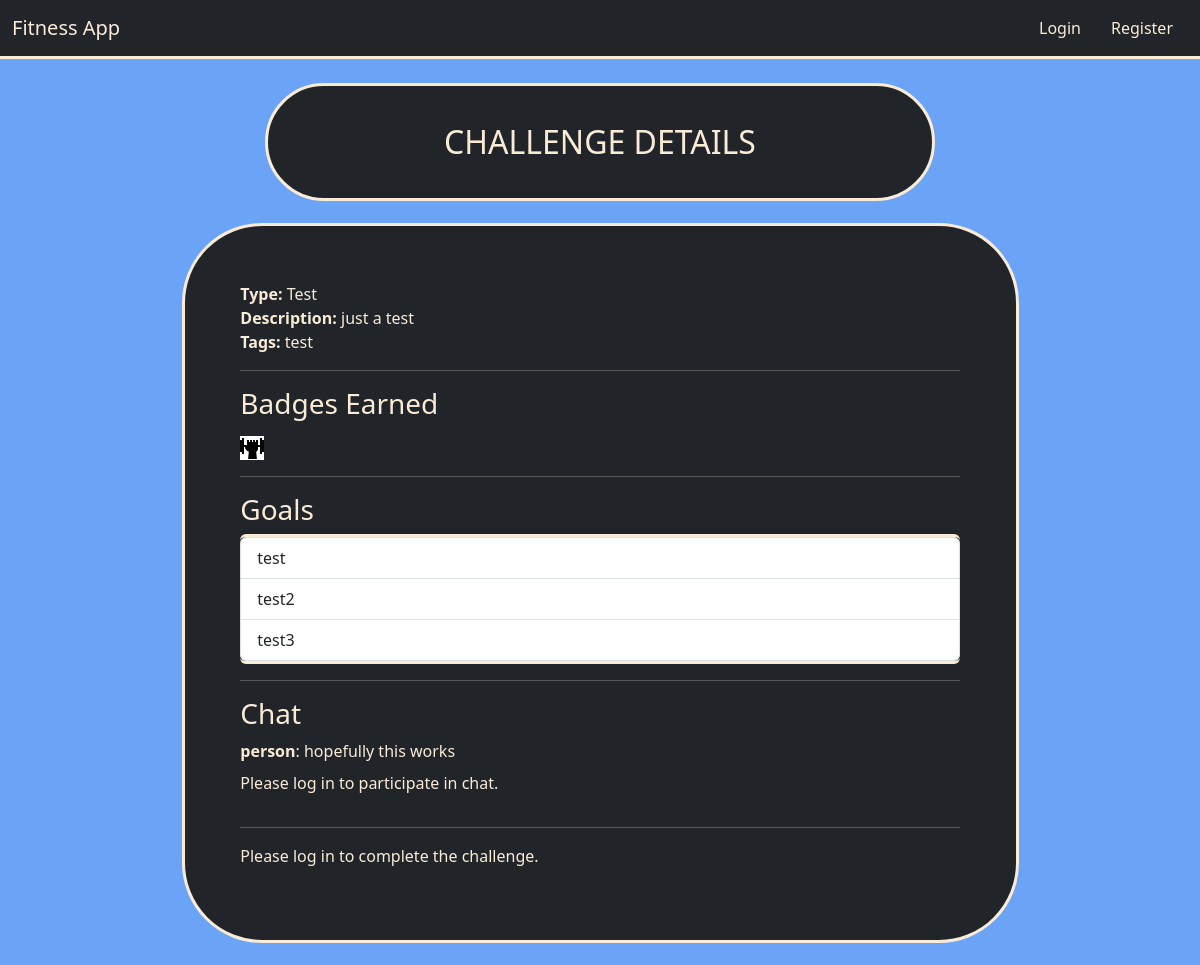
Page /3 on the committed database.
### models.py (models this page shows)
class Challenge(db.Model):
    id = db.Column(db.Integer, primary_key=True)
    user_id = db.Column(db.Integer, db.ForeignKey('user.id'), nullable=True)
    challenge_type = db.Column(db.String(80), nullable=False)
    image = db.Column(db.String(200), nullable=True)
    description = db.Column(db.Text, nullable=False)
    tags = db.Column(db.String(200), nullable=True)
    created_at = db.Column(db.DateTime, default=func.now())
    goals = db.relationship('Goal', backref='challenge', lazy=True, cascade="all, delete-orphan")
    badges = db.relationship('ChallengeBadge', backref='challenge', lazy=True, cascade="all, delete-orphan")
    chat_messages = db.relationship('ChatMessage', backref='challenge', lazy=True, cascade="all, delete-orphan")
    statuses = db.relationship('UserChallengeStatus', backref='challenge', lazy=True, cascade="all, delete-orphan")
    completions = db.relationship('CompletedChallenge', backref='challenge', lazy=True, cascade="all, delete-orphan")
    favorites = db.relationship('Favorite', backref='challenge', lazy=True, cascade="all, delete-orphan")

class ChallengeBadge(db.Model):
    id = db.Column(db.Integer, primary_key=True)
    challenge_id = db.Column(db.Integer, db.ForeignKey('challenge.id'), nullable=False)
    badge = db.Column(db.String(80), nullable=False)

class Goal(db.Model):
    id = db.Column(db.Integer, primary_key=True)
    challenge_id = db.Column(db.Integer, db.ForeignKey('challenge.id'), nullable=False)
    goal_text = db.Column(db.Text, nullable=False)

class ChatMessage(db.Model):
    id = db.Column(db.Integer, primary_key=True)
    challenge_id = db.Column(db.Integer, db.ForeignKey('challenge.id'), nullable=False)
    user_id = db.Column(db.Integer, db.ForeignKey('user.id'), nullable=False)
    message = db.Column(db.Text, nullable=True)
    image = db.Column(db.String(200), nullable=True)
    timestamp = db.Column(db.DateTime, default=func.now())

class User(db.Model):
    id = db.Column(db.Integer, primary_key=True)
    username = db.Column(db.String(80), unique=True, nullable=False)
    email = db.Column(db.String(120), nullable=False)
    password = db.Column(db.String(128), nullable=False)
    challenges = db.relationship('Challenge', backref='creator', lazy=True)
    chat_messages = db.relationship('ChatMessage', backref='user', lazy=True)
    statuses = db.relationship('UserChallengeStatus', backref='user', lazy=True)
    completed_challenges = db.relationship('CompletedChallenge', backref='user', lazy=True)
    favorites = db.relationship('Favorite', backref='user', lazy=True)

### routes/challenge_routes.py (the view, shortened to what this page needs)
@challenge_bp.route('/<int:challenge_id>', methods=['GET'])
def challenge(challenge_id):
    challenge_obj = Challenge.query.get(challenge_id)
    if not challenge_obj:
        flash('Challenge not found.')
        return redirect(url_for('challenge_bp.index'))
    goals = Goal.query.filter_by(challenge_id=challenge_id).all()
    chat_messages = ChatMessage.query.filter_by(challenge_id=challenge_id).order_by(ChatMessage.timestamp.asc()).all()
    completed_goal_ids = []
    is_favorited = False  # Default value
    is_completed = False
    if session.get('user_id'):
        if CompletedChallenge.query.filter_by(user_id=session['user_id'], challenge_id=challenge_id).first():
            is_completed = True
    chat_form = ChatForm()
    return render_template('challenge.html',
                           challenge=challenge_obj,
                           goals=goals,
                           chat_messages=chat_messages,
                           completed_goal_ids=completed_goal_ids,
                           is_completed=is_completed,
                           is_favorited=is_favorited,
                           chat_form=chat_form)

### templates/challenge.html (shortened to what this page needs)
{% extends "layout.html" %}
{% block content %}
  <div class="container titles">
    <p class="headers">CHALLENGE DETAILS</p>
  </div>
  <div class="card content gap border-3">
    <div>
      <strong>Type:</strong> {{ challenge.challenge_type }}<br>
      <strong>Description:</strong> {{ challenge.description }}<br>
      <strong>Tags:</strong> {{ challenge.tags }}<br>
    </div>
    {% if challenge.badges|length > 0 %}
      <hr>
      <h3>Badges Earned</h3>
      <div>
        {% for badge in challenge.badges %}
          <img src="{{ url_for('static', filename='badges/' ~ badge.badge) }}" alt="{{ badge.badge }}" style="max-height:50px; margin-right:10px;">
        {% endfor %}
      </div>
    {% endif %}
    <hr>
    <h3>Goals</h3>
    <ul class="list-group">
      {% for goal in goals %}
        <li class="list-group-item">
          {{ goal.goal_text }}
        </li>
      {% endfor %}
    </ul>
    <hr>
    <h3>Chat</h3>
    <div>
      {% for msg in chat_messages %}
        <div class="mb-2">
          <strong>{{ msg.user.username }}</strong>: {{ msg.message }}
        </div>
      {% endfor %}
    </div>
    {% if session.get('user_id') %}
      <form method="post" action="{{ url_for('challenge_bp.chat', challenge_id=challenge.id) }}" enctype="multipart/form-data" class="mt-3">
        {{ chat_form.hidden_tag() }}
        <div class="mb-3">
          {{ chat_form.message.label(class="form-label") }}
          {{ chat_form.message(class="form-control") }}
          {% if chat_form.message.errors %}
            <div class="text-danger">
              {% for error in chat_form.message.errors %}
                <span>{{ error }}</span>
              {% endfor %}
            </div>
          {% endif %}
        </div>
        <div class="mb-3">
          {{ chat_form.chat_image.label(class="form-label") }}
          {{ chat_form.chat_image(class="form-control") }}
        </div>
        {{ chat_form.submit(class="btn btn-primary") }}
      </form>
    {% else %}
      <p>Please log in to participate in chat.</p>
    {% endif %}
    <hr>
    {% if session.get('user_id') %}
      {% if not is_completed %}
        <form method="post" action="{{ url_for('challenge_bp.complete_challenge', challenge_id=challenge.id) }}">
          <button type="submit" class="btn btn-success">
              Complete Challenge
          </button>
        </form>
        {% if goals|length != completed_goal_ids|length %}
            <p class="text-warning mt-2">You can only enter the Wall of Fame if you complete all goals.  Are you ready?</p>
        {% endif %}
      {% else %}
        <p class="text-success">Challenge Completed!</p>
      {% endif %}
    {% else %}
      <p>Please log in to complete the challenge.</p>
    {% endif %}
  </div>
{% endblock %}

### static/css/main.css (style rules this page uses)
body { background-color:rgb(107, 163, 247); }
.titles { color: antiquewhite; margin: auto; width: 60%; background-color: #212529; border-style: solid; border-color: antiquewhite; border-radius: 5em; }
.titles .headers { padding: 5%; margin: auto; text-align: center; font-size: 2em; }
.content { color: antiquewhite; padding: 5%; margin: 2% auto; width: 75%; background-color: #212529; border-style: solid; border-color: antiquewhite; border-radius: 5em; }
img { background-color: white; margin-top: 1%; }

### rows in the picture
Challenge: challenge_type "Test", description "just a test", tags "test"
ChallengeBadge: badge (picture)
Goal: goal_text "test"
Goal: goal_text "test2"
Goal: goal_text "test3"
ChatMessage: user.username "person", message "hopefully this works"
